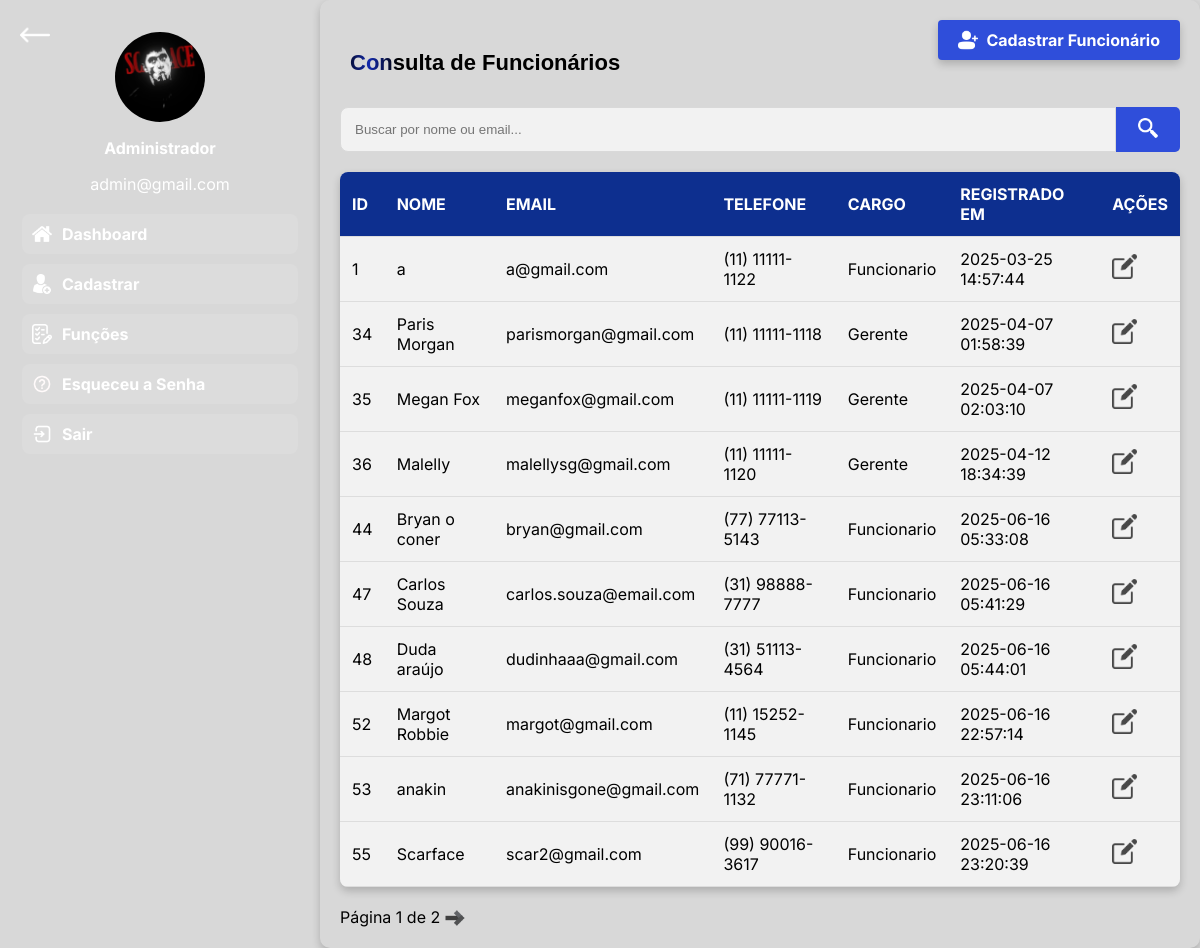
Screenshot of /php/consultar_func_gerente.php (signed in) with the database file from the repository.
### tables this page shows
CREATE TABLE `clientes` (
  `id` int(11) NOT NULL,
  `nome_completo` varchar(255) NOT NULL,
  `email` varchar(255) NOT NULL,
  `cpf` varchar(15) NOT NULL,
  `telefone` varchar(20) NOT NULL,
  `rg` varchar(20) NOT NULL,
  `cidade` varchar(100) NOT NULL,
  `estado` varchar(2) NOT NULL,
  `cnh` varchar(20) NOT NULL,
  `senha` varchar(255) NOT NULL,
  `admin` tinyint(1) DEFAULT 0,
  `cargo` enum('Admin','Cliente','Gerente','Funcionario') NOT NULL DEFAULT 'Cliente',
  `endereco` varchar(100) NOT NULL DEFAULT '',
  `pis` varchar(11) DEFAULT NULL,
  `foto_perfil` varchar(255) DEFAULT NULL,
  `registrado_em` datetime DEFAULT current_timestamp()
);

### php/consultar_func_gerente.php (the view, shortened to what this page needs)
<?php
$host = "localhost";
$user = "root";
$pass = "";
$db = "sistema_bmw";
$conn = new mysqli($host, $user, $pass, $db);
$usuario_id = $_SESSION['usuarioId'];
$sql = "SELECT nome_completo, email, cargo FROM clientes WHERE id = ?";
$stmt = $conn->prepare($sql);
$stmt->bind_param("i", $usuario_id);
$stmt->execute();
$stmt->bind_result($nome_completo, $email, $cargo_usuario);
$stmt->fetch();
$clientes_por_pagina = 10;
$pagina_atual = isset($_GET['pagina']) ? (int)$_GET['pagina'] : 1;
$offset = ($pagina_atual - 1) * $clientes_por_pagina;
$letra_filtro = isset($_GET['letra']) ? $_GET['letra'] : '';
$filtro = isset($_GET['search']) ? $_GET['search'] : '';
if ($letra_filtro) {
    $param = "$letra_filtro%";
    $sql = "SELECT id, nome_completo, email, telefone, cargo, registrado_em FROM clientes
            WHERE cargo " . ($cargo_usuario === 'Admin' ? "IN ('Funcionario', 'Gerente')" : "= 'Funcionario'") . "
            AND nome_completo LIKE ?
            LIMIT ?, ?";
    $stmt = $conn->prepare($sql);
    $stmt->bind_param("sii", $param, $offset, $clientes_por_pagina);
} else {
    $sql = "SELECT id, nome_completo, email, telefone, cargo, registrado_em FROM clientes
            WHERE cargo " . ($cargo_usuario === 'Admin' ? "IN ('Funcionario', 'Gerente')" : "= 'Funcionario'") . "
            LIMIT ?, ?";
    $stmt = $conn->prepare($sql);
    $stmt->bind_param("ii", $offset, $clientes_por_pagina);
}
$stmt->execute();
$result = $stmt->get_result();
if ($letra_filtro) {
    $sql_total = "SELECT COUNT(*) as total FROM clientes
                  WHERE cargo " . ($cargo_usuario === 'Admin' ? "IN ('Funcionario', 'Gerente')" : "= 'Funcionario'") . "
                  AND nome_completo LIKE ?";
    $stmt_total = $conn->prepare($sql_total);
    $stmt_total->bind_param("s", $param);
} elseif ($filtro) {
    $sql_total = "SELECT COUNT(*) as total FROM clientes
                  WHERE cargo " . ($cargo_usuario === 'Admin' ? "IN ('Funcionario', 'Gerente')" : "= 'Funcionario'") . "
                  AND (nome_completo LIKE ? OR email LIKE ?)";
    $stmt_total = $conn->prepare($sql_total);
    $stmt_total->bind_param("ss", $param, $param);
} else {
    $sql_total = "SELECT COUNT(*) as total FROM clientes
                  WHERE cargo " . ($cargo_usuario === 'Admin' ? "IN ('Funcionario', 'Gerente')" : "= 'Funcionario'");
    $stmt_total = $conn->prepare($sql_total);
}
$stmt_total->execute();
$total_result = $stmt_total->get_result()->fetch_assoc();
$total_clientes = $total_result['total'];
$total_paginas = ceil($total_clientes / $clientes_por_pagina);
?>
<!DOCTYPE html>
<html lang="pt-BR">
<head>
    <link rel="stylesheet" href="../css/consultar_clientes.css">
</head>
<body>
<div class="container">
    <div>
        <?php include 'sidebar.php'; ?>
    </div>
    <div class="content">
        <?php if ($cargo_usuario === 'Admin'): ?>
            <a href="funcoes_admin.php" class="back-button">
                <img src="../img/seta-esquerdabranca.png" alt="Voltar">
            </a>
        <?php endif; ?>
        <h2 class="btn-shine">Consulta de Funcionários</h2>
        <a href="cadastro_admin.php?redir=3" class="btn-novo-cliente">
            <img src="../img/adicionar-usuario.png" alt="Cadastrar Funcionário" class="img-btn">
            Cadastrar Funcionário
        </a>
        <form method="GET" action="">
            <input type="text" name="search" class="input" placeholder="Buscar por nome ou email..." value="<?php echo htmlspecialchars($filtro); ?>">
            <button type="submit"><img src="../img/lupa.png" alt="Buscar" class="icone-lupa"></button>
        </form>
        <table>
            <thead>
                <tr>
                    <th>ID</th>
                    <th>Nome</th>
                    <th>Email</th>
                    <th>Telefone</th>
                    <th>Cargo</th>
                    <th>Registrado em</th>
                    <th>Ações</th>
                </tr>
            </thead>
            <tbody>
                <?php while ($row = $result->fetch_assoc()): ?>
                    <tr>
                        <td><?php echo $row['id']; ?></td>
                        <td><?php echo $row['nome_completo']; ?></td>
                        <td><?php echo $row['email']; ?></td>
                        <td><?php echo $row['telefone']; ?></td>
                        <td><?php echo $row['cargo']; ?></td>
                        <td><?php echo $row['registrado_em']; ?></td>
                        <td>
                            <a class="a-btn" href="editar_funcionario.php?id=<?php echo $row['id']; ?>">
                                <img src="../img/editar.png" alt="Editar" class="btn-editar">
                            </a>
                        </td>
                    </tr>
                <?php endwhile; ?>
            </tbody>
        </table>
        <div class="paginacao">
            <span>Página <?php echo $pagina_atual; ?> de <?php echo $total_paginas; ?></span>
            <?php if ($pagina_atual < $total_paginas): ?>
                <a href="?pagina=<?php echo $pagina_atual + 1; ?>&search=<?php echo urlencode($filtro); ?>"><img src="../img/setinha.png" class="seta-img"></a>
            <?php endif; ?>
        </div>
    </div>
</div>
</body>
</html>

### php/sidebar.php (shortened to what this page needs)
<?php
$cargo_usuario = $_SESSION['usuarioCargo'] ?? 'Cliente';
$nome_completo = $_SESSION['usuarioNome'] ?? 'Usuário';
$email = $_SESSION['usuarioEmail'] ?? '';
$usuario_id = $_SESSION['usuarioId'] ?? null;
$foto_perfil = '';
if ($usuario_id) {
    $conn = new mysqli('localhost', 'root', '', 'sistema_bmw');
    if ($conn->connect_error) {
        $foto_perfil = '';
    } else {
        $stmt = $conn->prepare('SELECT foto_perfil FROM clientes WHERE id = ?');
        $stmt->bind_param('i', $usuario_id);
        $stmt->execute();
        $stmt->bind_result($foto_perfil_db);
        if ($stmt->fetch() && !empty($foto_perfil_db)) {
            $foto_perfil = basename($foto_perfil_db);
        }
    }
}
?>
<div class="sidebar">
    <?php if ($cargo_usuario === 'Admin'): ?>
        <video autoplay loop muted>
            <source src="../videos/overlay_branca.mp4" type="video/mp4">
        </video>
        <div class="profile-icon<?php if (!empty($foto_perfil) && file_exists(__DIR__ . '/../img/perfis/' . $foto_perfil)) echo ' has-image'; ?>" id="sidebar-profile-icon" style="position:relative; width:90px; height:90px; margin:0 auto 10px auto; cursor:pointer;">
            <?php if (!empty($foto_perfil) && file_exists(__DIR__ . '/../img/perfis/' . $foto_perfil)): ?>
                <img class="profile-upload-icon" src="<?php echo htmlspecialchars('../img/perfis/' . $foto_perfil); ?>" alt="Foto de perfil" style="width:90px;height:90px;object-fit:cover;border-radius:50%;display:block;position:absolute;top:0;left:0;box-shadow:none;transition:box-shadow 0.3s;z-index:1;" />
            <?php endif; ?>
        </div>
        <p><strong><?php echo htmlspecialchars($nome_completo); ?></strong></p>
        <p><?php echo htmlspecialchars($email); ?></p>
        <div class="icons">
            <div class="icon-item" onclick="window.location.href='admin_dashboard.php'">
                <img src="../img/casa.png" alt="Dashboard">
                <span>Dashboard</span>
            </div>
            <div class="icon-item" onclick="window.location.href='cadastro_admin.php'">
                <img src="../img/novo-usuario.png" alt="Cadastro do admin">
                <span>Cadastrar</span>
            </div>
            <div class="icon-item" onclick="window.location.href='funcoes_admin.php'">
                <img src="../img/referencia.png" alt="Funções">
                <span>Funções</span>
            </div>
            <div class="icon-item" onclick="window.location.href='redefinir_a_senha.php'">
                <img src="../img/ajudando.png" alt="Esqueceu a Senha">
                <span>Esqueceu a Senha</span>
            </div>
            <div class="icon-item" onclick="window.location.href='logout.php'">
                <img src="../img/sairr.png" alt="Sair">
                <span>Sair</span>
            </div>
        </div>
    <?php endif; ?>
</div>

### css/consultar_clientes.css (style rules this page uses)
body { font-family: 'Inter', Arial, sans-serif; background-color: #D8D8D8; margin: 0; padding: 0; overflow-x: hidden; overflow-y: hidden; }
.container { display: flex; }
.sidebar { width: 320px; height: 100vh; position: relative; overflow: hidden; color: white; text-align: center; padding-top: 32px; }
.sidebar video { position: absolute; top: 0; left: 0; width: 100%; height: 100%; object-fit: cover; z-index: -1; }
.profile-icon { width: 80px; height: 80px; border-radius: 50%; background-color: black; border: 3px solid white; display: flex; align-items: center; justify-content: center; font-size: 36px; font-weight: bold; color: white; margin: 20px auto; }
.icons { margin-top: 20px; display: flex; flex-direction: column; align-items: center; gap: 10px; }
.icon-item { display: flex; align-items: center; gap: 10px; padding: 10px; width: 80%; background: rgba(255, 255, 255, 0.1); border-radius: 8px; cursor: pointer; transition: background 0.3s, filter 0.3s; }
.icon-item img { width: 20px; }
.icon-item span { color: white; font-size: 16px; font-weight: bold; text-align: left; }
.content { flex: 1; width: 100%; margin: 0 auto; padding: 20px; background: d9d9d9; border-radius: 10px; box-shadow: 0 4px 8px rgba(0, 0, 0, 0.2); }
table { width: 100%; border-collapse: collapse; background: #d9d9d9; border-radius: 8px; overflow: hidden; box-shadow: 0 4px 8px rgba(0, 0, 0, 0.2); }
th, td { padding: 12px; text-align: left; border-bottom: 1px solid #ddd; }
th { background-color: #0d2f8f; color: white; text-transform: uppercase; font-weight: bold; }
tr { background-color: #f2f2f2; }
form { display: flex; margin-bottom: 20px; }
input[type="text"] { background-color: #f2f2f2; flex: 1; padding: 14px; border: 1px solid #d9d9d9; border-radius: 8px 0 0 8px; outline: none; }
button { padding: 8px 22px; border: none; background-color: #2f4eda; color: white; cursor: pointer; border-radius: 0 5px 5px 0; transition: 0.3s; }
.btn-editar { width: 25px; height: 25px; opacity: 0.7; }
.btn-novo-cliente { position: absolute; top: 20px; right: 20px; background-color: #2f4eda; color: white; font-weight: bold; padding: 10px 20px; border-radius: 4px; display: flex; align-items: center; text-decoration: none; box-shadow: 0 4px 8px rgba(0, 0, 0, 0.2); }
.img-btn { width: 20px; height: 20px; margin-right: 8px; }
.paginacao { margin-top: 20px; text-align: left; }
.seta-img { width: 20px; height: 20px; vertical-align: middle; transition: transform 0.3s ease; opacity: 0.7; }
.btn-shine { position: relative; display: inline-block; padding: 12px 10px; color: #000000; background: linear-gradient(to right, #000000 0%, #132aac 10%, #000000 20%); background-position: 0; background-clip: text; -webkit-text-fill-color: transparent; animation: shine 3s infinite linear; animation-fill-mode: forwards; font-weight: 600; font-size: 22px; text-decoration: none; white-space: nowrap; font-family: "Poppins", sans-serif; }
.icone-lupa { width: 20px; height: 20px; }
.back-button { position: absolute; top: 20px; left: 20px; z-index: 100; }
.back-button img { width: 30px; height: 30px; cursor: pointer; transition: transform 0.3s ease; }

### php/sidebar.php (style rules this page uses)
.profile-icon.has-image { border: none !important; background: none !important; }

### rows the page displays
clientes: foto_perfil (picture)
clientes: id "1", nome_completo "a", email "a@gmail.com", telefone "(11) 11111-1122", cargo "Funcionario", registrado_em "2025-03-25 14:57:44"
clientes: id "34", nome_completo "Paris Morgan", email "parismorgan@gmail.com", telefone "(11) 11111-1118", cargo "Gerente", registrado_em "2025-04-07 01:58:39"
clientes: id "35", nome_completo "Megan Fox", email "meganfox@gmail.com", telefone "(11) 11111-1119", cargo "Gerente", registrado_em "2025-04-07 02:03:10"
clientes: id "36", nome_completo "Malelly", email "malellysg@gmail.com", telefone "(11) 11111-1120", cargo "Gerente", registrado_em "2025-04-12 18:34:39"
clientes: id "44", nome_completo "Bryan o coner", email "bryan@gmail.com", telefone "(77) 77113-5143", cargo "Funcionario", registrado_em "2025-06-16 05:33:08"
clientes: id "47", nome_completo "Carlos Souza", email "carlos.souza@email.com", telefone "(31) 98888-7777", cargo "Funcionario", registrado_em "2025-06-16 05:41:29"
clientes: id "48", nome_completo "Duda araújo", email "dudinhaaa@gmail.com", telefone "(31) 51113-4564", cargo "Funcionario", registrado_em "2025-06-16 05:44:01"
clientes: id "52", nome_completo "Margot Robbie", email "margot@gmail.com", telefone "(11) 15252-1145", cargo "Funcionario", registrado_em "2025-06-16 22:57:14"
clientes: id "53", nome_completo "anakin", email "anakinisgone@gmail.com", telefone "(71) 77771-1132", cargo "Funcionario", registrado_em "2025-06-16 23:11:06"
clientes: id "55", nome_completo "Scarface", email "scar2@gmail.com", telefone "(99) 90016-3617", cargo "Funcionario", registrado_em "2025-06-16 23:20:39"

### other values shown
$nome_completo "Administrador"
$email "admin@gmail.com"
$pagina_atual "1"
$total_paginas "2"
